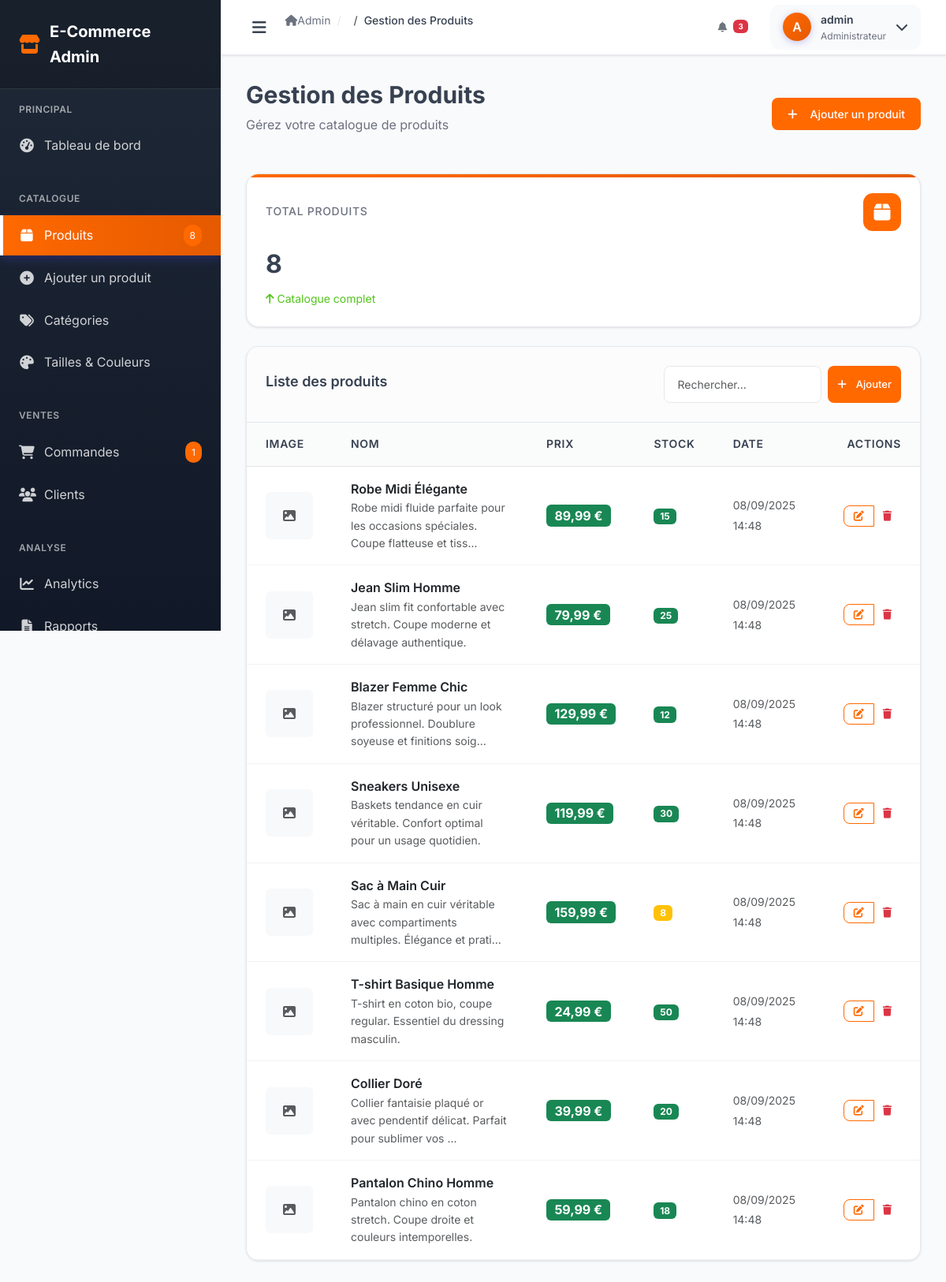
/admin/products.php (signed in), run on the app's committed database.
### tables this page shows
CREATE TABLE IF NOT EXISTS products (
    id INT AUTO_INCREMENT PRIMARY KEY,
    name VARCHAR(255) NOT NULL,
    description TEXT,
    price DECIMAL(10,2) NOT NULL,
    sale_price DECIMAL(10,2) DEFAULT NULL,
    sku VARCHAR(100) UNIQUE,
    stock INT DEFAULT 0,
    category_id INT,
    brand VARCHAR(100),
    color VARCHAR(50),
    size VARCHAR(20),
    material VARCHAR(100),
    gender ENUM('homme', 'femme', 'unisexe') DEFAULT 'unisexe',
    season ENUM('printemps', 'été', 'automne', 'hiver', 'toute_saison') DEFAULT 'toute_saison',
    image_url VARCHAR(255),
    gallery TEXT,  
    tags TEXT,  
    featured BOOLEAN DEFAULT FALSE,
    status ENUM('active', 'inactive', 'out_of_stock') DEFAULT 'active',
    created_at TIMESTAMP DEFAULT CURRENT_TIMESTAMP,
    updated_at TIMESTAMP DEFAULT CURRENT_TIMESTAMP ON UPDATE CURRENT_TIMESTAMP,
    FOREIGN KEY (category_id) REFERENCES categories(id) ON DELETE SET NULL,
    INDEX idx_category (category_id),
    INDEX idx_gender (gender),
    INDEX idx_featured (featured),
    INDEX idx_status (status)
);

### admin/config.php (called while the page is built, shortened)
<?php
require_once dirname(__DIR__) . '/config.php';
if (!function_exists('formatPrice')) {
function formatPrice($price) {
    return number_format((float)$price, 2, ',', ' ') . ' €';
}
}
?>

### config.php (called while the page is built, shortened)
<?php
function formatDate($date) {
    return date('d/m/Y H:i', strtotime($date));
}
?>

### admin/products.php (the view, shortened to what this page needs)
<?php
require_once 'config.php';
$page = max(1, (int)($_GET['page'] ?? 1));
$perPage = 10;
$offset = ($page - 1) * $perPage;
$total = (int)$pdo->query('SELECT COUNT(*) FROM products')->fetchColumn();
$columns = 'id, name, description, price, image_url, created_at';
try {
    $pdo->query('SELECT stock FROM products LIMIT 1');
    $columns = 'id, name, description, price, stock, image_url, created_at';
} catch (PDOException $e) {
}
$stmt = $pdo->prepare("SELECT {$columns} FROM products ORDER BY created_at DESC LIMIT :limit OFFSET :offset");
$stmt->bindValue(':limit', $perPage, PDO::PARAM_INT);
$stmt->bindValue(':offset', $offset, PDO::PARAM_INT);
$stmt->execute();
$products = $stmt->fetchAll();
include 'layouts/header.php';
?>
<div class="admin-wrapper">
    <?php include 'layouts/sidebar.php'; ?>
    <main class="admin-content">
        <?php include 'layouts/topbar.php'; ?>
        <div class="page-content">
            <div class="page-header">
                <div class="d-flex justify-content-between align-items-center">
                    <div>
                        <h1 class="page-title">Gestion des Produits</h1>
                        <p class="page-subtitle">Gérez votre catalogue de produits</p>
                    </div>
                    <a href="add_product.php" class="btn btn-primary">
                        <i class="fas fa-plus me-2"></i>Ajouter un produit
                    </a>
                </div>
            </div>
            <div class="stats-grid mb-4">
                <div class="stat-card">
                    <div class="stat-header">
                        <div class="stat-title">Total Produits</div>
                        <div class="stat-icon primary">
                            <i class="fas fa-box"></i>
                        </div>
                    </div>
                    <div class="stat-value"><?php echo number_format($total); ?></div>
                    <div class="stat-change positive">
                        <i class="fas fa-arrow-up"></i>
                        <span>Catalogue complet</span>
                    </div>
                </div>
            </div>
            <?php if (empty($products)): ?>
                <div class="card">
                    <div class="card-body text-center py-5">
                        <i class="fas fa-box-open fa-3x text-muted mb-3"></i>
                        <h5 class="text-muted">Aucun produit trouvé</h5>
                        <p class="text-muted">Commencez par ajouter votre premier produit.</p>
                        <a href="add_product.php" class="btn btn-primary">
                            <i class="fas fa-plus me-2"></i>Ajouter un produit
                        </a>
                    </div>
                </div>
            <?php else: ?>
                <div class="table-container">
                    <div class="table-header">
                        <h5 class="table-title">Liste des produits</h5>
                        <div class="d-flex gap-2">
                            <input type="text" class="form-control form-control-sm" placeholder="Rechercher..." id="searchInput" style="width: 200px;">
                            <a href="add_product.php" class="btn btn-primary btn-sm">
                                <i class="fas fa-plus me-1"></i>Ajouter
                            </a>
                        </div>
                    </div>
                    <div class="table-responsive">
                        <table class="table">
                            <thead>
                                <tr>
                                    <th style="width: 80px;">Image</th>
                                    <th>Nom</th>
                                    <th style="width: 120px;">Prix</th>
                                    <?php if (strpos($columns, 'stock') !== false): ?>
                                    <th style="width: 80px;">Stock</th>
                                    <?php endif; ?>
                                    <th style="width: 140px;">Date</th>
                                    <th style="width: 120px;" class="text-end">Actions</th>
                                </tr>
                            </thead>
                            <tbody>
                                <?php foreach ($products as $product): ?>
                                    <tr>
                                        <td>
                                            <?php if ($product['image_url'] && file_exists('../' . $product['image_url'])): ?>
                                                <img src="../<?php echo htmlspecialchars($product['image_url']); ?>"
                                                     alt="<?php echo htmlspecialchars($product['name']); ?>"
                                                     class="rounded"
                                                     style="width: 60px; height: 60px; object-fit: cover;">
                                            <?php else: ?>
                                                <div class="bg-light rounded d-flex align-items-center justify-content-center"
                                                     style="width: 60px; height: 60px;">
                                                    <i class="fas fa-image text-muted"></i>
                                                </div>
                                            <?php endif; ?>
                                        </td>
                                        <td>
                                            <div class="fw-semibold"><?php echo htmlspecialchars($product['name']); ?></div>
                                            <div class="text-muted small" style="max-width: 300px;">
                                                <?php
                                                $description = htmlspecialchars($product['description']);
                                                echo strlen($description) > 80 ? substr($description, 0, 80) . '...' : $description;
                                                ?>
                                            </div>
                                        </td>
                                        <td>
                                            <span class="badge bg-success fs-6">
                                                <?php echo formatPrice($product['price']); ?>
                                            </span>
                                        </td>
                                        <?php if (isset($product['stock'])): ?>
                                        <td>
                                            <span class="badge <?php echo $product['stock'] > 10 ? 'bg-success' : ($product['stock'] > 0 ? 'bg-warning' : 'bg-danger'); ?>">
                                                <?php echo (int)$product['stock']; ?>
                                            </span>
                                        </td>
                                        <?php endif; ?>
                                        <td>
                                            <small class="text-muted">
                                                <?php echo formatDate($product['created_at']); ?>
                                            </small>
                                        </td>
                                        <td class="text-end">
                                            <div class="btn-group" role="group">
                                                <a href="edit_product.php?id=<?php echo $product['id']; ?>"
                                                   class="btn btn-sm btn-outline-primary"
                                                   title="Modifier">
                                                    <i class="fas fa-edit"></i>
                                                </a>
                                                <button type="button"
                                                        class="btn btn-sm btn-outline-danger"
                                                        title="Supprimer"
                                                        onclick="confirmDelete(<?php echo $product['id']; ?>, '<?php echo addslashes($product['name']); ?>')">
                                                    <i class="fas fa-trash"></i>
                                                </button>
                                            </div>
                                        </td>
                                    </tr>
                                <?php endforeach; ?>
                            </tbody>
                        </table>
                    </div>
                </div>
            <?php endif; ?>
        </div>
    </main>
</div>
<?php
include 'layouts/footer.php';
?>

### data on the page
products: name "Robe Midi Élégante", description "Robe midi fluide parfaite pour les occasions spéciales. Coupe flatteuse et tiss", price "89,99 €", stock "15", created_at "08/09/2025 14:48"
products: name "Jean Slim Homme", description "Jean slim fit confortable avec stretch. Coupe moderne et délavage authentique.", price "79,99 €", stock "25", created_at "08/09/2025 14:48"
products: name "Blazer Femme Chic", description "Blazer structuré pour un look professionnel. Doublure soyeuse et finitions soig", price "129,99 €", stock "12", created_at "08/09/2025 14:48"
products: name "Sneakers Unisexe", description "Baskets tendance en cuir véritable. Confort optimal pour un usage quotidien.", price "119,99 €", stock "30", created_at "08/09/2025 14:48"
products: name "Sac à Main Cuir", description "Sac à main en cuir véritable avec compartiments multiples. Élégance et prati", price "159,99 €", stock "8", created_at "08/09/2025 14:48"
products: name "T-shirt Basique Homme", description "T-shirt en coton bio, coupe regular. Essentiel du dressing masculin.", price "24,99 €", stock "50", created_at "08/09/2025 14:48"
products: name "Collier Doré", description "Collier fantaisie plaqué or avec pendentif délicat. Parfait pour sublimer vos", price "39,99 €", stock "20", created_at "08/09/2025 14:48"
products: name "Pantalon Chino Homme", description "Pantalon chino en coton stretch. Coupe droite et couleurs intemporelles.", price "59,99 €", stock "18", created_at "08/09/2025 14:48"

### other printed values
$productCount "8"
$orderCount "1"
$pageTitle "Gestion des Produits"
substr($_SESSION['admin_username'] ?? 'A', 0, 1) "A"
$_SESSION['admin_username'] "admin"
$total "8"
